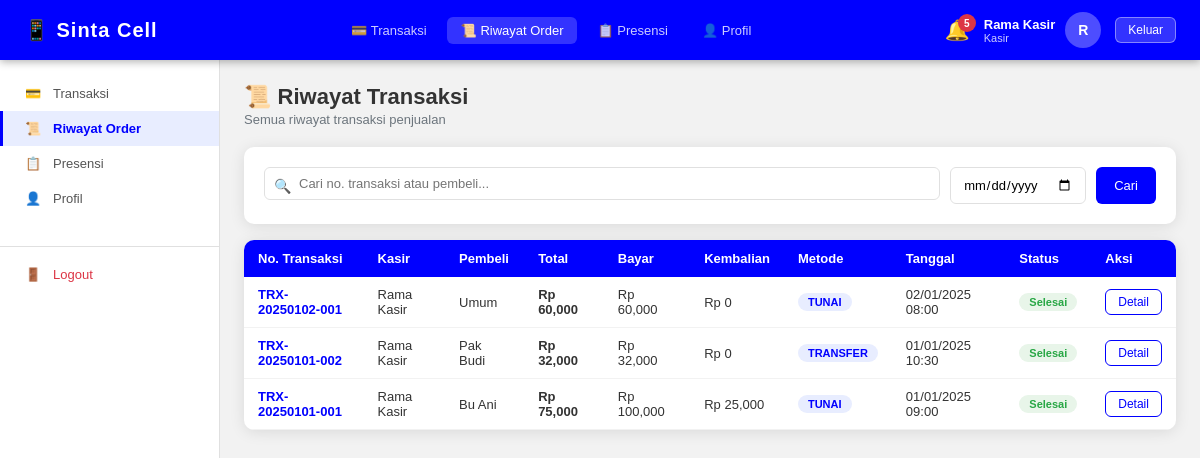
The app's page /frontend/pages/riwayat.php (signed in) with its own data.
### tables this page shows
CREATE TABLE IF NOT EXISTS transaksi_penjualan (
    id INT AUTO_INCREMENT PRIMARY KEY,
    no_transaksi VARCHAR(30) NOT NULL UNIQUE,
    kasir_id INT NOT NULL,
    nama_pembeli VARCHAR(100),
    tanggal DATETIME NOT NULL DEFAULT CURRENT_TIMESTAMP,
    subtotal DECIMAL(15,2) NOT NULL DEFAULT 0,
    diskon DECIMAL(15,2) DEFAULT 0,
    total DECIMAL(15,2) NOT NULL DEFAULT 0,
    bayar DECIMAL(15,2) DEFAULT 0,
    kembalian DECIMAL(15,2) DEFAULT 0,
    metode_bayar ENUM('tunai','transfer','qris') DEFAULT 'tunai',
    status ENUM('selesai','batal') DEFAULT 'selesai',
    created_at TIMESTAMP DEFAULT CURRENT_TIMESTAMP,
    FOREIGN KEY (kasir_id) REFERENCES users(id)
);

CREATE TABLE IF NOT EXISTS users (
    id INT AUTO_INCREMENT PRIMARY KEY,
    username VARCHAR(50) NOT NULL UNIQUE,
    password VARCHAR(255) NOT NULL,
    nama VARCHAR(100) NOT NULL,
    email VARCHAR(100),
    telepon VARCHAR(20),
    alamat TEXT,
    jabatan ENUM('pemilik','kasir','pengelola_stok') NOT NULL,
    id_pegawai VARCHAR(20),
    foto VARCHAR(255),
    created_at TIMESTAMP DEFAULT CURRENT_TIMESTAMP,
    updated_at TIMESTAMP DEFAULT CURRENT_TIMESTAMP ON UPDATE CURRENT_TIMESTAMP
);

### backend/config.php (called while the page is built, shortened)
<?php
function sanitize($conn, $data) {
    return $conn->real_escape_string(trim($data));
}
?>

### frontend/pages/riwayat.php (the view, shortened to what this page needs)
<?php
require_once __DIR__ . '/../../backend/config.php';
$search  = sanitize($conn, $_GET['q'] ?? '');
$tanggal = sanitize($conn, $_GET['tanggal'] ?? '');
$where   = "1=1";
$list = $conn->query("SELECT t.*, u.nama kasir FROM transaksi_penjualan t JOIN users u ON t.kasir_id=u.id WHERE $where ORDER BY t.tanggal DESC LIMIT 100");
include 'header.php';
?>
<div class="page-title d-flex justify-between align-center">
    <div><h1>📜 Riwayat Transaksi</h1><p>Semua riwayat transaksi penjualan</p></div>
</div>
<div class="card mb-2"><div class="card-body">
    <form method="GET" style="display:flex;gap:10px;">
        <div class="search-wrapper" style="flex:1;"><input type="text" name="q" style="width:100%;padding:8px 12px 8px 34px;border:1px solid var(--gray-medium);border-radius:6px;font-size:13px;" placeholder="Cari no. transaksi atau pembeli..." value="<?= htmlspecialchars($search) ?>"></div>
        <input type="date" name="tanggal" class="form-control" style="width:auto;" value="<?= htmlspecialchars($tanggal) ?>">
        <button type="submit" class="btn btn-primary">Cari</button>
    </form>
</div></div>
<div class="card">
    <div class="table-responsive"><table>
        <thead><tr><th>No. Transaksi</th><th>Kasir</th><th>Pembeli</th><th>Total</th><th>Bayar</th><th>Kembalian</th><th>Metode</th><th>Tanggal</th><th>Status</th><th>Aksi</th></tr></thead>
        <tbody>
        <?php while($trx=$list->fetch_assoc()): ?>
        <tr>
            <td class="fw-bold text-primary"><?= htmlspecialchars($trx['no_transaksi']) ?></td>
            <td><?= htmlspecialchars($trx['kasir']) ?></td>
            <td><?= htmlspecialchars($trx['nama_pembeli']?:'Umum') ?></td>
            <td class="fw-bold">Rp <?= number_format($trx['total']) ?></td>
            <td>Rp <?= number_format($trx['bayar']) ?></td>
            <td>Rp <?= number_format($trx['kembalian']) ?></td>
            <td><span class="badge badge-primary"><?= strtoupper($trx['metode_bayar']) ?></span></td>
            <td><?= date('d/m/Y H:i',strtotime($trx['tanggal'])) ?></td>
            <td><span class="badge <?= $trx['status']==='selesai'?'badge-success':'badge-danger' ?>"><?= ucfirst($trx['status']) ?></span></td>
            <td><button class="btn btn-sm btn-outline" onclick="lihatDetail(<?= $trx['id'] ?>)">Detail</button></td>
        </tr>
        <?php endwhile; ?>
        </tbody>
    </table></div>
</div>
<?php include 'footer.php'; ?>

### frontend/css/style.css (style rules this page uses)
* { margin:0; padding:0; box-sizing:border-box; }
:root { --primary: #0000FF; --primary-dark: #0000CC; --white: #FFFFFF; --gray-light: #F2F2F2; --gray: #6c757d; --gray-medium: #e0e0e0; --success: #28a745; --danger: #dc3545; --warning: #ffc107; --purple: #5D3FD3; --shadow: 0 2px 15px rgba(0,0,0,.1); }
body { font-family: Arial, sans-serif; background: var(--gray-light); color: #333; font-size: 14px; }
.card { background:white; border-radius:10px; box-shadow:var(--shadow); overflow:hidden; }
.card-body { padding:20px; }
.btn { padding:8px 18px; border-radius:6px; border:none; cursor:pointer; font-size:13px; font-weight:500; transition:all .2s; display:inline-flex; align-items:center; gap:6px; text-decoration:none; white-space:nowrap; }
.btn-primary { background:var(--primary); color:white; }
.btn-outline { background:transparent; border:1px solid var(--primary); color:var(--primary); }
.btn-sm { padding:5px 12px; font-size:12px; }
.table-responsive { overflow-x:auto; }
table { width:100%; border-collapse:collapse; }
table th { background:var(--primary); color:white; padding:11px 14px; text-align:left; font-size:13px; font-weight:600; }
table td { padding:10px 14px; border-bottom:1px solid var(--gray-light); font-size:13px; vertical-align:middle; }
.form-control { width:100%; padding:9px 12px; border:1px solid var(--gray-medium); border-radius:6px; font-size:13px; transition:border .2s; font-family:Arial,sans-serif; }
.badge { padding:3px 10px; border-radius:20px; font-size:11px; font-weight:600; display:inline-block; }
.badge-primary { background:#e8edff; color:var(--primary); }
.badge-success { background:#e8f5e9; color:var(--success); }
.search-wrapper { position:relative; flex:1; }
.search-wrapper::before { content:'🔍'; position:absolute; left:10px; top:50%; transform:translateY(-50%); font-size:14px; }
.search-wrapper input { width:100%; padding:9px 12px 9px 34px; border:1px solid var(--gray-medium); border-radius:6px; font-size:13px; }
.page-title { margin-bottom:20px; }
.page-title h1 { font-size:22px; color:#333; }
.page-title p { color:var(--gray); font-size:13px; margin-top:2px; }
.text-primary { color:var(--primary); }
.fw-bold { font-weight:bold; }
.mb-2 { margin-bottom:16px; }
.d-flex { display:flex; }
.align-center { align-items:center; }
.justify-between { justify-content:space-between; }

### records on screen
transaksi_penjualan: no_transaksi "TRX-20250102-001", kasir.nama "Rama Kasir", nama_pembeli "Umum", total "60,000", bayar "60,000", kembalian "0", metode_bayar "TUNAI", tanggal "02/01/2025 08:00", status "Selesai"
transaksi_penjualan: no_transaksi "TRX-20250101-002", kasir.nama "Rama Kasir", nama_pembeli "Pak Budi", total "32,000", bayar "32,000", kembalian "0", metode_bayar "TRANSFER", tanggal "01/01/2025 10:30", status "Selesai"
transaksi_penjualan: no_transaksi "TRX-20250101-001", kasir.nama "Rama Kasir", nama_pembeli "Bu Ani", total "75,000", bayar "100,000", kembalian "25,000", metode_bayar "TUNAI", tanggal "01/01/2025 09:00", status "Selesai"

### other values on screen
$nav['icon'] "💳"
$nav['label'] "Transaksi"
$nav['icon'] "📜"
$nav['label'] "Riwayat Order"
$nav['icon'] "📋"
$nav['label'] "Presensi"
$nav['icon'] "👤"
$nav['label'] "Profil"
$notifCount "5"
$user['nama'] "Rama Kasir"
$jabatanLabel[$jabatan] "Kasir"
substr($user['nama'],0,1) "R"
